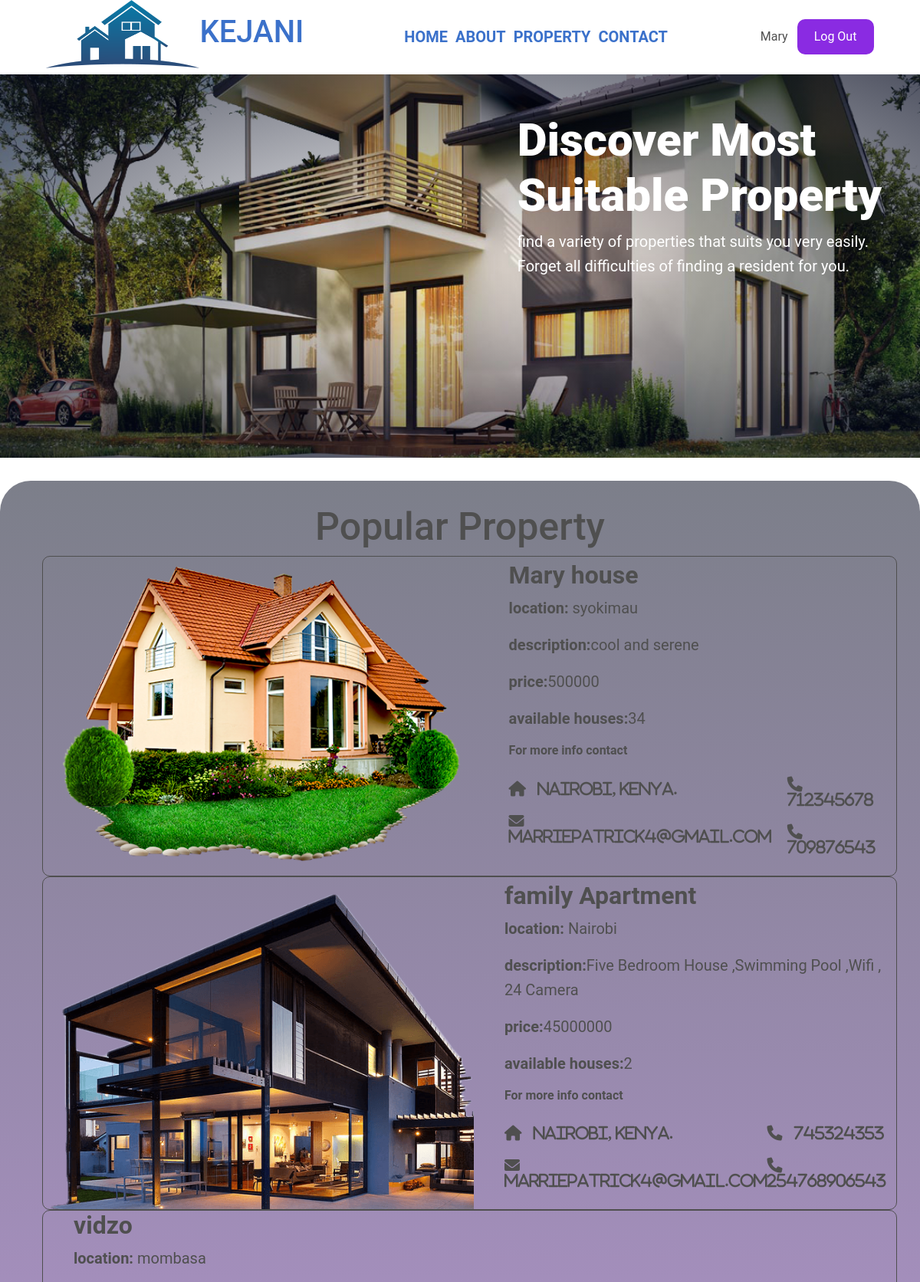
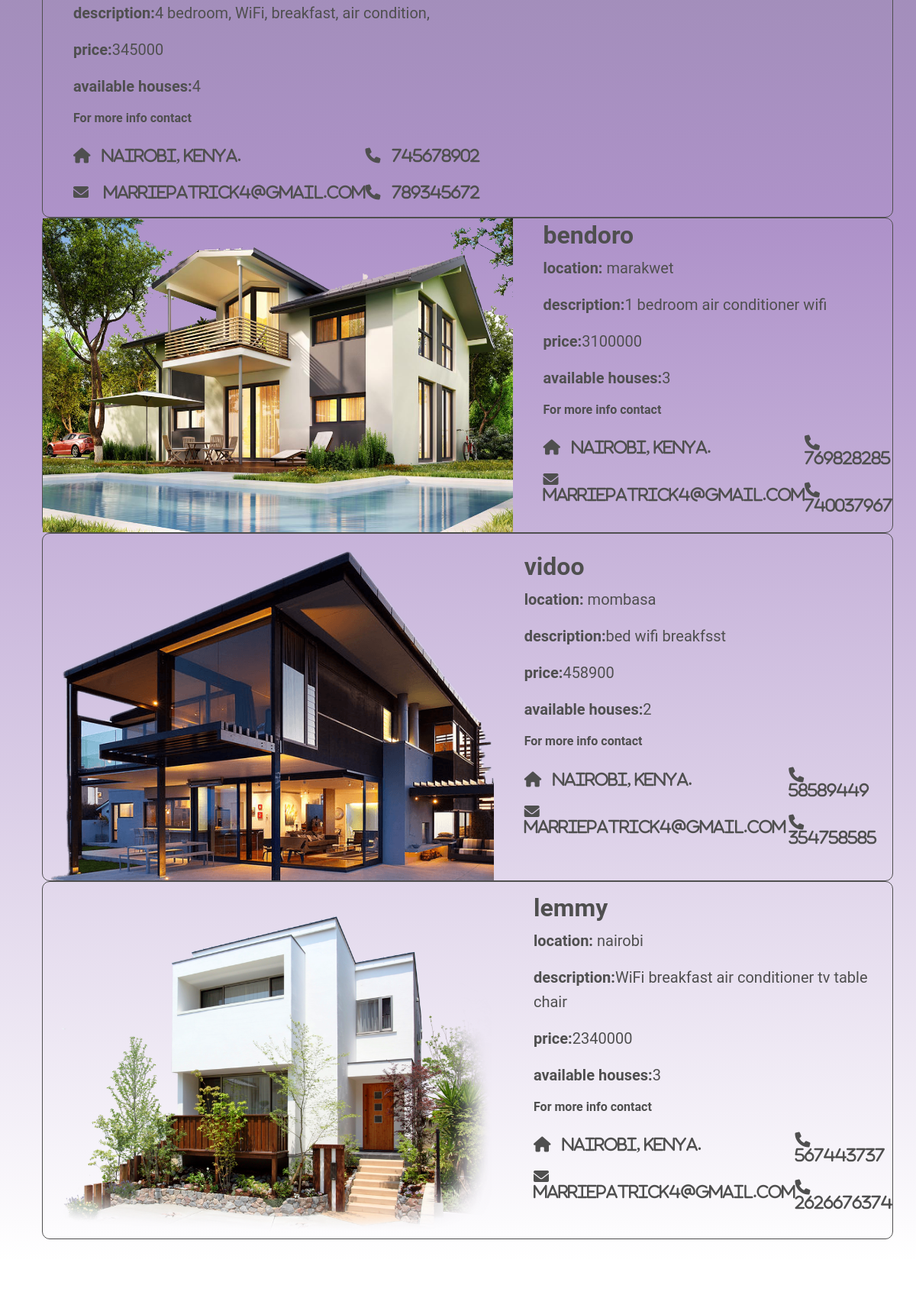
Page /property/ (signed in, upper part) on the committed database (2 pictures, top to bottom).
### accounts/models.py (models this page shows)
class OtherUser(AbstractUser):
    pass

### hommie/models.py (models this page shows, shortened)
class Property(models.Model):
    name = models.CharField(max_length=30)
    location = models.TextField(max_length=40)
    price = models.PositiveIntegerField()
    description = models.TextField(max_length=200)
    propertyimage = models.FileField(upload_to='covers/',)
    available = models.PositiveIntegerField()
    contact_owner = models.PositiveIntegerField(null=True)
    contact_landlord = models.PositiveIntegerField(null = True)

### hommie/views.py (the view)
# urls.py: path('property/', Property.as_view(),name='property'),
class Property(LoginRequiredMixin, ListView):
    model = Property
    template_name = 'propertyPage.html'

### templates/propertyPage.html (shortened to what this page needs)
{% load static%}
<!DOCTYPE html>
<html lang="en">
<head>
</head>
<body>
    <div>
        <div class="header">
            <div class="logo">
              <h1><a href="{% url 'home' %}"><img src="{% static 'logo.png'%}">KEJANI</a></h1>
            </div>
            <div class="links">
              <li> <a href="{% url 'home' %}">HOME</a></li>
                <li> <a href="{% url 'about' %}">ABOUT</a></li>
                <li> <a href="{% url 'property' %}">PROPERTY</a></li>
                <li> <a href="{% url 'contact' %}">CONTACT</a></li>
            </div>
            <div class="buttons">
              {% if user.is_authenticated %}
              {{user.username}} &nbsp
              <a href="{% url 'logout' %}"><button>Log Out</button></a>
              {% else %}
                <a href="{% url 'login' %}"><button>Log In</button></a>
                <a href="{% url 'signup' %}"><button>Sign Up</button></a>
              {% endif %}
            </div>
        </div>
    <div class="property">
        <div class="propertyText">
           <h1>Discover Most <br> Suitable Property</h1>
           <p>find a variety of properties that suits you very easily. <br>
            Forget all difficulties of finding a resident for you.</p>
        </div>
    </div>
    <div class="our-property">
            <h1>Popular Property</h1>
        {% block content %}
        {% for property in object_list%}
            <div class="property-card">
                   <div class="imageId">
                  {% if property.propertyimage %}
                    <img src="{{property.propertyimage.url}}" alt="">
                  {% endif %}
                </div>
                <div class="details">
                  <h2> <b> {{property.name}} </b></h2>
                  <p> <b>  location: </b>{{property.location}}</p>
                  <p ><b>description:</b>{{property.description}}</p>
                  <p> <b>price:</b>{{property.price}} </p>
                  <p><b>available houses:</b>{{property.available}}</p>
                <h6 class=" fw-bold mb-4">For more info contact</h6>
                <div class="PropertContact">
                    <div>
                    <p><i class="fas fa-home ">&ensp; Nairobi, Kenya.</i></p>
                    <p><i class="fas fa-envelope  "> &ensp; marriepatrick4@gmail.com</i> </p>
                  </div>
                    <div>
                    <p><i class="fas fa-phone "> &ensp;{{property.contact_owner}}</i> </p>
                    <p><i class="fas fa-phone "> &ensp;{{property.contact_landlord}}</i> </p>
                  </div>
                </div>
              </div>
            </div>
        {% endfor %}
    </div>
    </div>
{% endblock content %}
<link href="https://cdnjs.cloudflare.com/ajax/libs/font-awesome/6.0.0/css/all.min.css" rel="stylesheet"/>
<link href="https://fontawesome.com/icons" rel="stylesheet"/>
<link href="https://cdnjs.cloudflare.com/ajax/libs/mdb-ui-kit/6.0.0/mdb.min.css" rel="stylesheet"/>
</body>
</html>

### rows in the picture
OtherUser: username "Mary"
Property: propertyimage (picture), name "Mary house", location "syokimau", description "cool and serene", price "500000", available "34", contact_owner "712345678", contact_landlord "709876543"
Property: propertyimage (picture), name "family Apartment", location "Nairobi", description "Five Bedroom House ,Swimming Pool ,Wifi , 24 Camera", price "45000000", available "2", contact_owner "745324353", contact_landlord "254768906543"
Property: name "vidzo", location "mombasa", description "4 bedroom, WiFi, breakfast, air condition,", price "345000", available "4", contact_owner "745678902", contact_landlord "789345672"
Property: propertyimage (picture), name "bendoro", location "marakwet", description "1 bedroom air conditioner wifi", price "3100000", available "3", contact_owner "769828285", contact_landlord "740037967"
Property: propertyimage (picture), name "vidoo", location "mombasa", description "bed wifi breakfsst", price "458900", available "2", contact_owner "58589449", contact_landlord "354758585"
Property: propertyimage (picture), name "lemmy", location "nairobi", description "WiFi breakfast air conditioner tv table chair", price "2340000", available "3", contact_owner "567443737", contact_landlord "2626676374"
